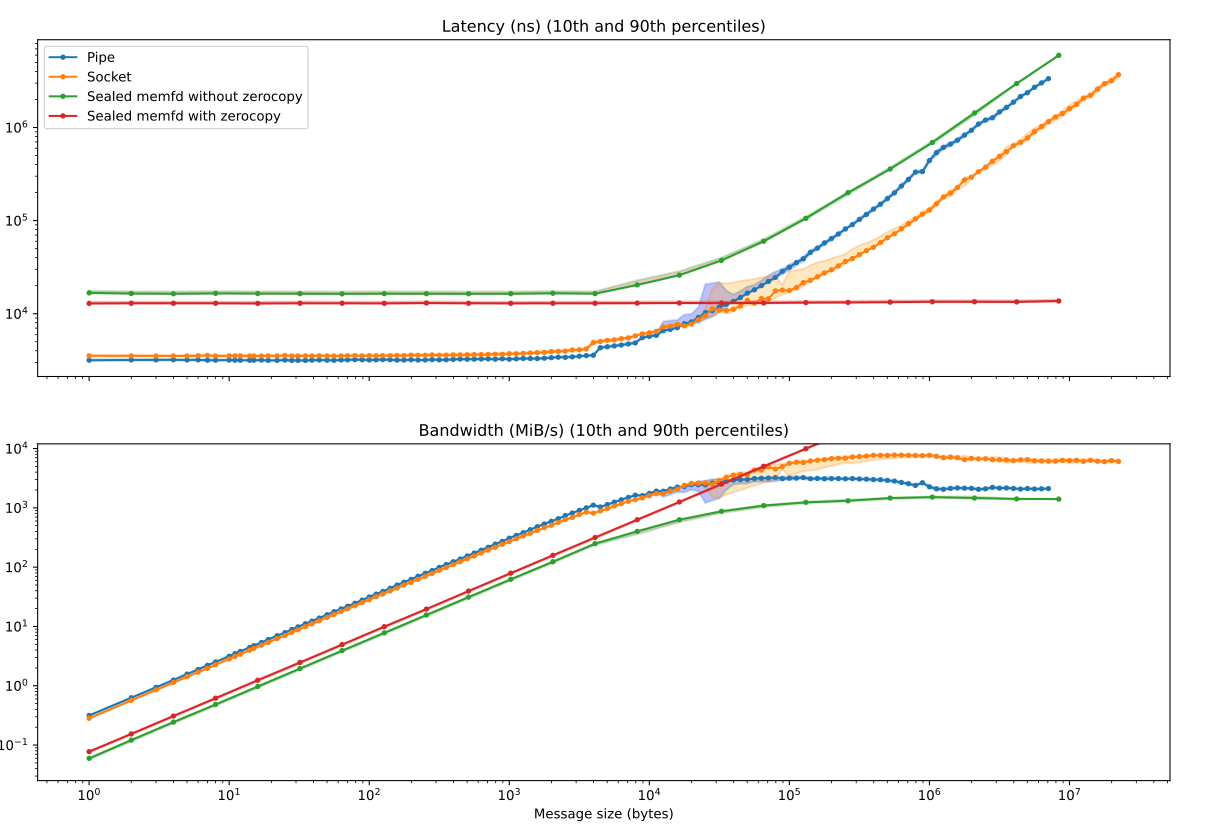

Here is the Python script that generated this plot:
#!/usr/bin/env python3

import matplotlib.pyplot as plt
import numpy as np

data_np = np.genfromtxt('./unix_pipe/out_unix_pipe_1048576')
x_np = data_np[:,0]
y_latency_min_np = data_np[:,1]
y_latency_med_np = data_np[:,2]
y_latency_max_np = data_np[:,3]
y_bandwidth_min_np = (x_np*1000)/data_np[:,1]
y_bandwidth_med_np = (x_np*1000)/data_np[:,2]
y_bandwidth_max_np = (x_np*1000)/data_np[:,3]

data_socket = np.genfromtxt('./unix_socket/out_unix_socket')
x_socket = data_socket[:,0]
y_latency_min_socket = data_socket[:,1]
y_latency_med_socket = data_socket[:,2]
y_latency_max_socket = data_socket[:,3]
y_bandwidth_min_socket = (x_socket*1000)/data_socket[:,1]
y_bandwidth_med_socket = (x_socket*1000)/data_socket[:,2]
y_bandwidth_max_socket = (x_socket*1000)/data_socket[:,3]

data_memfd = np.genfromtxt('./unix_socket_memfd/out_unix_socket_memfd_without_zerocopy')
x_memfd = data_memfd[:,0]
y_latency_min_memfd = data_memfd[:,1]
y_latency_med_memfd = data_memfd[:,2]
y_latency_max_memfd = data_memfd[:,3]
y_bandwidth_min_memfd = (x_memfd*1000)/data_memfd[:,1]
y_bandwidth_med_memfd = (x_memfd*1000)/data_memfd[:,2]
y_bandwidth_max_memfd = (x_memfd*1000)/data_memfd[:,3]

data_memfd0copy = np.genfromtxt('./unix_socket_memfd/out_unix_socket_memfd_with_zerocopy')
x_memfd0copy = data_memfd0copy[:,0]
y_latency_min_memfd0copy = data_memfd0copy[:,1]
y_latency_med_memfd0copy = data_memfd0copy[:,2]
y_latency_max_memfd0copy = data_memfd0copy[:,3]
y_bandwidth_min_memfd0copy = (x_memfd0copy*1000)/data_memfd0copy[:,1]
y_bandwidth_med_memfd0copy = (x_memfd0copy*1000)/data_memfd0copy[:,2]
y_bandwidth_max_memfd0copy = (x_memfd0copy*1000)/data_memfd0copy[:,3]

fig, (ax1, ax2) = plt.subplots(2, 1, sharex=True)
ax1.set_title('Latency (ns) (10th and 90th percentiles)')
ax1.set_yscale('log')
ax2.set_xlabel('Message size (bytes)')
ax2.set_title('Bandwidth (MiB/s) (10th and 90th percentiles)')
ax2.set_yscale('log')
plt.xscale('log')

lines = []

ax1.plot(x_np, y_latency_min_np, color='C0', alpha=0.25)
lines += ax1.plot(x_np, y_latency_med_np, color='C0', marker='.')
ax1.plot(x_np, y_latency_max_np, color='C0', alpha=0.25)
ax1.fill_between(x_np, y_latency_min_np, y_latency_max_np, facecolor='blue', alpha=0.25, interpolate=True)

ax1.plot(x_socket, y_latency_min_socket, color='C1', alpha=0.25)
lines += ax1.plot(x_socket, y_latency_med_socket, color='C1', marker='.')
ax1.plot(x_socket, y_latency_max_socket, color='C1', alpha=0.25)
ax1.fill_between(x_socket, y_latency_min_socket, y_latency_max_socket, facecolor='orange', alpha=0.25, interpolate=True)

ax1.plot(x_memfd, y_latency_min_memfd, color='C2', alpha=0.25)
lines += ax1.plot(x_memfd, y_latency_med_memfd, color='C2', marker='.')
ax1.plot(x_memfd, y_latency_max_memfd, color='C2', alpha=0.25)
ax1.fill_between(x_memfd, y_latency_min_memfd, y_latency_max_memfd, facecolor='brown', alpha=0.25, interpolate=True)

ax1.plot(x_memfd0copy, y_latency_min_memfd0copy, color='C3', alpha=0.25)
lines += ax1.plot(x_memfd0copy, y_latency_med_memfd0copy, color='C3', marker='.')
ax1.plot(x_memfd0copy, y_latency_max_memfd0copy, color='C3', alpha=0.25)
ax1.fill_between(x_memfd0copy, y_latency_min_memfd0copy, y_latency_max_memfd0copy, facecolor='red', alpha=0.25, interpolate=True)

ax2.plot(x_np, y_bandwidth_min_np, color='C0', alpha=0.25)
ax2.plot(x_np, y_bandwidth_med_np, color='C0', marker='.')
ax2.plot(x_np, y_bandwidth_max_np, color='C0', alpha=0.25)
ax2.fill_between(x_np, y_bandwidth_min_np, y_bandwidth_max_np, facecolor='blue', alpha=0.25, interpolate=True)

ax2.plot(x_socket, y_bandwidth_min_socket, color='C1', alpha=0.25)
ax2.plot(x_socket, y_bandwidth_med_socket, color='C1', marker='.')
ax2.plot(x_socket, y_bandwidth_max_socket, color='C1', alpha=0.25)
ax2.fill_between(x_socket, y_bandwidth_min_socket, y_bandwidth_max_socket, facecolor='orange', alpha=0.25, interpolate=True)

ax2.plot(x_memfd, y_bandwidth_min_memfd, color='C2', alpha=0.25)
ax2.plot(x_memfd, y_bandwidth_med_memfd, color='C2', marker='.')
ax2.plot(x_memfd, y_bandwidth_max_memfd, color='C2', alpha=0.25)
ax2.fill_between(x_memfd, y_bandwidth_min_memfd, y_bandwidth_max_memfd, facecolor='brown', alpha=0.25, interpolate=True)

ax2.plot(x_memfd0copy, y_bandwidth_min_memfd0copy, color='C3', alpha=0.25)
ax2.plot(x_memfd0copy, y_bandwidth_med_memfd0copy, color='C3', marker='.')
ax2.plot(x_memfd0copy, y_bandwidth_max_memfd0copy, color='C3', alpha=0.25)
ax2.fill_between(x_memfd0copy, y_bandwidth_min_memfd0copy, y_bandwidth_max_memfd0copy, facecolor='red', alpha=0.25, interpolate=True)

ax1.legend(lines, ('Pipe', 'Socket', 'Sealed memfd without zerocopy', 'Sealed memfd with zerocopy'))
ax2.set_ylim(ax2.get_ylim()[0], 12000)
plt.show()
